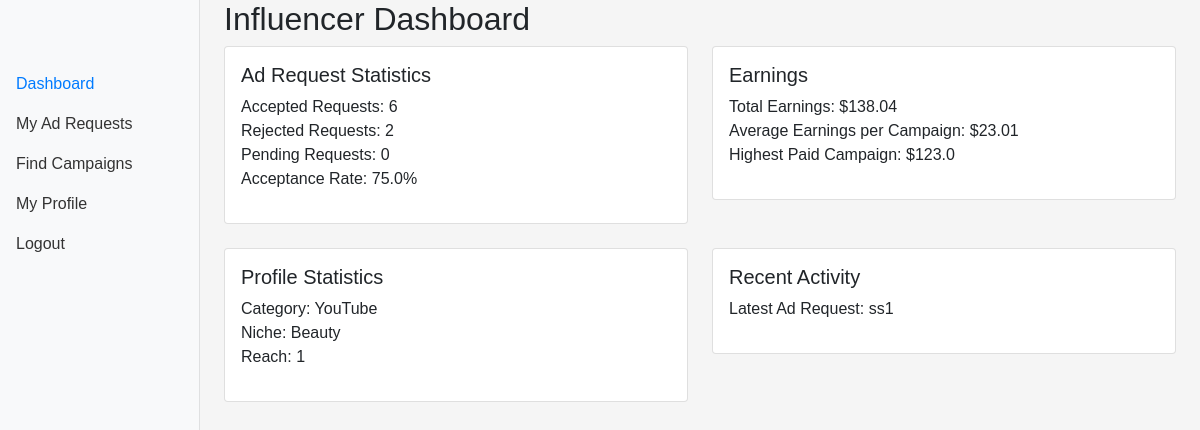
Page /influencer/dashboard (signed in) on the committed database.
### backend/models.py (models this page shows)
class Influencer(db.Model):
    __tablename__ = 'influencers'
    id = db.Column(db.Integer, primary_key=True)
    user_id = db.Column(db.Integer, db.ForeignKey('users.id'), unique=True, nullable=False)
    name = db.Column(db.String(100), nullable=False)
    category = db.Column(db.String(100))
    niche = db.Column(db.String(100))
    reach = db.Column(db.Integer)
    user = relationship('User', backref=db.backref('influencer', uselist=False))
    ad_requests = relationship('AdRequest', back_populates='influencer')

class Campaign(db.Model):
    __tablename__ = 'campaigns'
    id = db.Column(db.Integer, primary_key=True)
    sponsor_id = db.Column(db.Integer, db.ForeignKey('sponsors.id'), nullable=False)
    name = db.Column(db.String(100), nullable=False)
    description = db.Column(db.Text)
    start_date = db.Column(db.Date, nullable=False)
    end_date = db.Column(db.Date, nullable=False)
    budget = db.Column(db.Float, nullable=False)
    visibility = db.Column(db.Enum('public', 'private'), nullable=False)
    goals = db.Column(db.Text)
    sponsor = relationship('Sponsor', back_populates='campaigns')
    ad_requests = relationship('AdRequest', back_populates='campaign')

### backend/controller.py (the view)
@app.route("/influencer/dashboard")
@login_required
def influencer_dashboard():
    if current_user.role != "influencer":
        flash("Access denied.")
        return redirect(url_for("home"))
    influencer = Influencer.query.filter_by(user_id=current_user.id).first()
    ad_requests = AdRequest.query.filter_by(influencer_id=influencer.id).all()
    pending_campaigns = Campaign.query.join(AdRequest).filter(
        AdRequest.influencer_id == influencer.id,
        AdRequest.status == 'pending'
    ).distinct()
    query = request.args.get("query")
    industry = request.args.get("industry")
    min_budget = request.args.get("min_budget")
    if query:
        pending_campaigns = pending_campaigns.filter(Campaign.name.ilike(f"%{query}%"))
    if industry:
        pending_campaigns = pending_campaigns.join(Sponsor).filter(Sponsor.industry == industry)
    if min_budget:
        pending_campaigns = pending_campaigns.filter(Campaign.budget >= float(min_budget))
    pending_campaigns = pending_campaigns.all()
    accepted_requests = sum(1 for r in ad_requests if r.status == 'accepted')
    rejected_requests = sum(1 for r in ad_requests if r.status == 'rejected')
    pending_requests = sum(1 for r in ad_requests if r.status == 'pending')
    total_requests = len(ad_requests)
    acceptance_rate = (accepted_requests / total_requests * 100) if total_requests > 0 else 0
    total_earnings = sum(r.payment_amount for r in ad_requests if r.status == 'accepted')
    avg_earnings_per_campaign = total_earnings / accepted_requests if accepted_requests > 0 else 0
    highest_paid_campaign = max((r.payment_amount for r in ad_requests if r.status == 'accepted'), default=0)
    latest_ad_request = AdRequest.query.filter_by(influencer_id=influencer.id).order_by(AdRequest.created_at.desc()).first()
    return render_template(
        "influencer_dashboard.html",
        influencer=influencer,
        ad_requests=ad_requests,
        pending_campaigns=pending_campaigns,
        accepted_requests=accepted_requests,
        rejected_requests=rejected_requests,
        pending_requests=pending_requests,
        acceptance_rate=round(acceptance_rate, 2),
        total_earnings=round(total_earnings, 2),
        avg_earnings_per_campaign=round(avg_earnings_per_campaign, 2),
        highest_paid_campaign=round(highest_paid_campaign, 2),
        latest_ad_request=latest_ad_request,
    )

### app.py (called while the page is built)
def init_app():
    app = Flask(__name__)
    app.secret_key = 'fsfdgdsgs'
    app.debug = True
    app.config['SQLALCHEMY_DATABASE_URI'] = 'sqlite:///iescp.db'
    db.init_app(app)
    app.app_context().push()
    login_manager = LoginManager()
    login_manager.login_view = 'controller.login'
    login_manager.init_app(app)
    @login_manager.user_loader
    def load_user(id):
        return User.query.get(int(id))
    print("app started....")
    return app

### templates/influencer_dashboard.html (shortened to what this page needs)
{% extends "base.html" %}
{% block content %}
<div class="container-fluid">
    <div class="row">
        <nav id="sidebarMenu" class="col-md-3 col-lg-2 d-md-block bg-light sidebar collapse">
            <div class="position-sticky pt-3 sidebar-sticky">
                <ul class="nav flex-column">
                    <li class="nav-item">
                        <a class="nav-link active" id="dashboard-tab" data-bs-toggle="tab" href="#dashboard" role="tab" aria-controls="dashboard" aria-selected="true">
                            Dashboard
                        </a>
                    </li>
                    <li class="nav-item">
                        <a class="nav-link" id="ad-requests-tab" data-bs-toggle="tab" href="#ad-requests" role="tab" aria-controls="ad-requests" aria-selected="false">
                            My Ad Requests
                        </a>
                    </li>
                    <li class="nav-item">
                        <a class="nav-link" id="find-campaigns-tab" data-bs-toggle="tab" href="#find-campaigns" role="tab" aria-controls="find-campaigns" aria-selected="false">
                            Find Campaigns
                        </a>
                    </li>
                    <li class="nav-item">
                        <a class="nav-link" id="profile-tab" data-bs-toggle="tab" href="#profile" role="tab" aria-controls="profile" aria-selected="false">
                            My Profile
                        </a>
                    </li>
                    <li class="nav-item">
                        <a class="nav-link" href="{{ url_for('logout') }}">Logout</a>
                    </li>
                </ul>
            </div>
        </nav>
        <main class="col-md-9 ms-sm-auto col-lg-10 px-md-4">
            <div class="tab-content">
                <div id="dashboard" class="tab-pane fade show active" role="tabpanel" aria-labelledby="dashboard-tab">
                    <h1 class="h2">Influencer Dashboard</h1>
                    <div class="row">
                        <div class="col-md-6 mb-4">
                            <div class="card">
                                <div class="card-body">
                                    <h5 class="card-title">Ad Request Statistics</h5>
                                    <ul class="list-unstyled">
                                        <li>Accepted Requests: {{ accepted_requests }}</li>
                                        <li>Rejected Requests: {{ rejected_requests }}</li>
                                        <li>Pending Requests: {{ pending_requests }}</li>
                                        <li>Acceptance Rate: {{ acceptance_rate }}%</li>
                                    </ul>
                                </div>
                            </div>
                        </div>
                        <div class="col-md-6 mb-4">
                            <div class="card">
                                <div class="card-body">
                                    <h5 class="card-title">Earnings</h5>
                                    <ul class="list-unstyled">
                                        <li>Total Earnings: ${{ total_earnings }}</li>
                                        <li>Average Earnings per Campaign: ${{ avg_earnings_per_campaign }}</li>
                                        <li>Highest Paid Campaign: ${{ highest_paid_campaign }}</li>
                                    </ul>
                                </div>
                            </div>
                        </div>
                    </div>
                    <div class="row">
                        <div class="col-md-6 mb-4">
                            <div class="card">
                                <div class="card-body">
                                    <h5 class="card-title">Profile Statistics</h5>
                                    <ul class="list-unstyled">
                                        <li>Category: {{ influencer.category }}</li>
                                        <li>Niche: {{ influencer.niche }}</li>
                                        <li>Reach: {{ influencer.reach }}</li>
                                    </ul>
                                </div>
                            </div>
                        </div>
                        <div class="col-md-6 mb-4">
                            <div class="card">
                                <div class="card-body">
                                    <h5 class="card-title">Recent Activity</h5>
                                    <ul class="list-unstyled">
                                        <li>Latest Ad Request: {{ latest_ad_request.campaign.name if latest_ad_request else 'None' }}</li>
                                    </ul>
                                </div>
                            </div>
                        </div>
                    </div>
                </div>
            </div>
        </main>
    </div>
</div>
{% endblock %}

### static/css/styles.css (style rules this page uses)
body { font-family: Arial, sans-serif; background-color: #f5f5f5; }
.sidebar { position: fixed; top: 0; bottom: 0; left: 0; z-index: 100; padding: 48px 0 0; box-shadow: inset -1px 0 0 rgba(0, 0, 0, .1); }
.sidebar-sticky { position: relative; top: 0; height: calc(100vh - 48px); padding-top: .5rem; overflow-x: hidden; overflow-y: auto; }
.nav-link { font-weight: 500; color: #333; }
.nav-link.active { color: #007bff; }

### rows in the picture
Influencer: category "YouTube", niche "Beauty", reach "1"
Campaign: campaign "ss1"

### other values in the picture
{{ accepted_requests }} "6"
{{ rejected_requests }} "2"
{{ pending_requests }} "0"
{{ acceptance_rate }} "75.0"
{{ total_earnings }} "138.04"
{{ avg_earnings_per_campaign }} "23.01"
{{ highest_paid_campaign }} "123.0"
